Frame 1 (no input): blank canvas, image omitted
Frame 60 (no input): blank canvas, image omitted
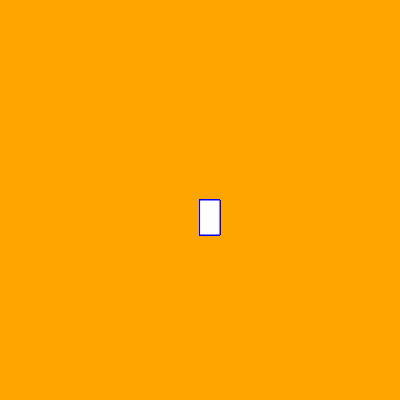
Frame 120 (the mouse pressed at the canvas centre since frame 60)

The p5.js sketch whose frames 1 and 60 were blank and that drew this single picture after the mouse press (run headless with seeded random() and noise() and a simulated clock; from frame 60 on, the mouse is pressed at the canvas centre):

// p5.js sketch
// ── sketch.js
function setup() {
    createCanvas(400, 400);
  background("orange");
  }
  
  function draw() {
  
    stroke("blue");
    fill("bleck");
  
    //console.log(mouseIsPressed);
    
  
    if (mouseIsPressed) {
      rect(mouseX, mouseY, 20, 35);
    }
  }
